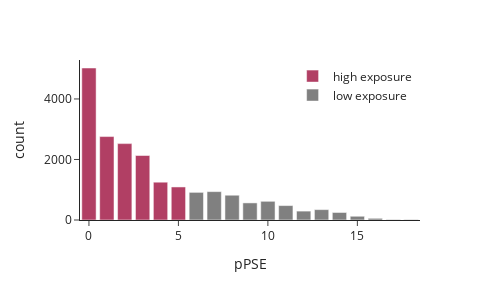

The notebook cell saved with this chart:
### Markdown cell above
pPSE calculations

### Code cell
# Plot for ox PTM
ox_data = alphafold_ptms[alphafold_ptms["Oxidation"]==1]
ox_bincount = np.unique(ox_data['nAA_12_70_pae'].values, return_counts=True)
ox_bincount_df = pd.DataFrame({'pPSE': ox_bincount[0], 'count': ox_bincount[1]})
ox_bincount_df['cutoff'] = np.where(ox_bincount_df.pPSE <= 5, 'high exposure', 'low exposure')
pPSE_cut_ox = px.bar(ox_bincount_df, x='pPSE', y='count', color='cutoff',
                     color_discrete_map={'high exposure': 'rgb(177, 63, 100)', 'low exposure': 'grey'},
                     template="simple_white", width=500, height=300)
pPSE_cut_ox = pPSE_cut_ox.update_layout(legend=dict(title='', yanchor="top", y=0.99, xanchor="right", x=0.99))
config_ox = {'toImageButtonOptions': {'format': 'svg', 'filename': 'pPAE_cutoff_ox'}}
print("Oxidation")
pPSE_cut_ox.show(config=config_ox)

### Figure 1 — Plotly figure (JSON) as saved in the notebook; plotly's stock layout.template omitted (floating-point values rounded to 4 significant figures)
{"data": [{"alignmentgroup": "True", "hovertemplate": "cutoff=high exposure<br>pPSE=%{x}<br>count=%{y}<extra></extra>", "legendgroup": "high exposure", "marker": {"color": "rgb(177, 63, 100)"}, "name": "high exposure", "offsetgroup": "high exposure", "orientation": "v", "showlegend": true, "textposition": "auto", "type": "bar", "x": [0, 1, 2, 3, 4, 5], "xaxis": "x", "y": [5023, 2757, 2524, 2131, 1249, 1092], "yaxis": "y"}, {"alignmentgroup": "True", "hovertemplate": "cutoff=low exposure<br>pPSE=%{x}<br>count=%{y}<extra></extra>", "legendgroup": "low exposure", "marker": {"color": "grey"}, "name": "low exposure", "offsetgroup": "low exposure", "orientation": "v", "showlegend": true, "textposition": "auto", "type": "bar", "x": [6, 7, 8, 9, 10, 11, 12, 13, 14, 15, 16, 17, 18], "xaxis": "x", "y": [913, 938, 819, 565, 618, 477, 294, 343, 249, 124, 56, 16, 15], "yaxis": "y"}], "layout": {"barmode": "relative", "height": 300, "legend": {"title": {"text": ""}, "tracegroupgap": 0, "x": 0.99, "xanchor": "right", "y": 0.99, "yanchor": "top"}, "margin": {"t": 60}, "width": 500, "xaxis": {"anchor": "y", "domain": [0, 1], "title": {"text": "pPSE"}}, "yaxis": {"anchor": "x", "domain": [0, 1], "title": {"text": "count"}}}}
